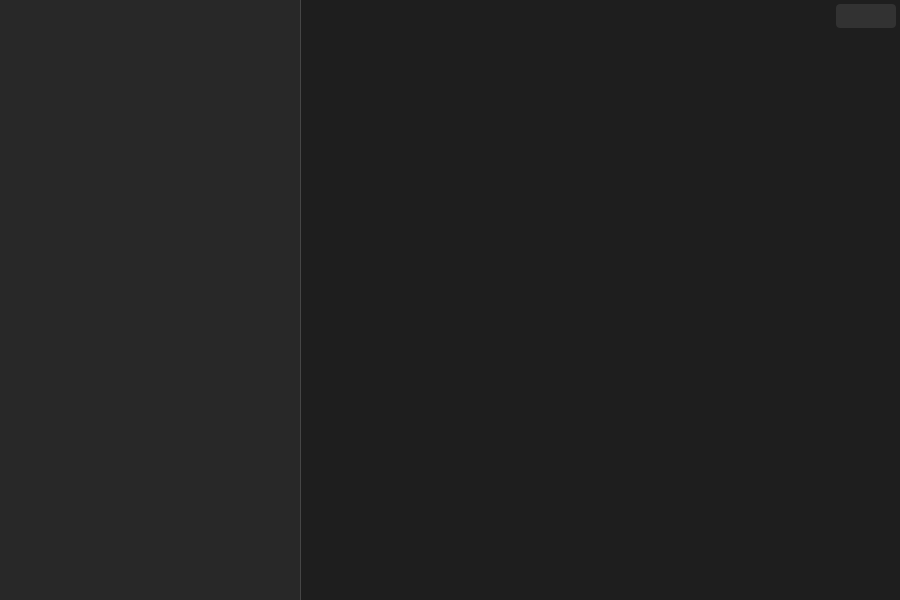
<?xml version="1.0" encoding="UTF-8"?>
<ui version="4.0">
 <class>VaultEntryWindow</class>
 <widget class="QMainWindow" name="VaultEntryWindow">
  <property name="geometry">
   <rect>
    <x>0</x>
    <y>0</y>
    <width>900</width>
    <height>600</height>
   </rect>
  </property>
  <property name="windowTitle">
   <string>MainWindow</string>
  </property>
  <property name="styleSheet">
   <string notr="true">QMainWindow{
	background: rgb(30, 30, 30);
}

QWidget{
	color: rgb(244, 244, 244);
	font: 12pt &quot;Arial&quot;;
}

QListWidget{
	background: rgb(40, 40, 40);
	max-width: 300px;
	min-width: 300px;
	border:0px;
}

/* button */
#CloseButton{
	border: 0px;
	border-radius: 4px;
	background: rgb(50, 50, 50);
	max-width: 60px;
	min-width: 60px;
	max-height: 24px;
	min-height: 24px;
}#CloseButton:hover{
	background: rgb(255, 55, 55);
}#CloseButton::pressed{
	background: rgb(30, 30, 30);
}

#VersionLabel{
	font: 10pt;
	color: rgb(150, 150, 150);
	padding-right: 2px;
	padding-bottom: 2px;
}

#line{
	background: rgb(70, 70, 70);
	border: 0px;
	max-width:1px;
	min-width:1px;
}

#MainLabel{
	font: 20pt;
}


</string>
  </property>
  <widget class="QWidget" name="centralwidget">
   <layout class="QGridLayout" name="gridLayout">
    <property name="leftMargin">
     <number>0</number>
    </property>
    <property name="topMargin">
     <number>0</number>
    </property>
    <property name="rightMargin">
     <number>0</number>
    </property>
    <property name="bottomMargin">
     <number>0</number>
    </property>
    <property name="spacing">
     <number>0</number>
    </property>
    <item row="1" column="3">
     <layout class="QGridLayout" name="gridLayout_3">
      <property name="leftMargin">
       <number>4</number>
      </property>
      <property name="topMargin">
       <number>4</number>
      </property>
      <property name="rightMargin">
       <number>4</number>
      </property>
      <property name="bottomMargin">
       <number>4</number>
      </property>
      <item row="0" column="1" alignment="Qt::AlignmentFlag::AlignRight">
       <widget class="QPushButton" name="CloseButton">
        <property name="text">
         <string/>
        </property>
        <property name="icon">
         <iconset resource="../../asset/resource.qrc">
          <normaloff>:/icons/close.png</normaloff>:/icons/close.png</iconset>
        </property>
        <property name="iconSize">
         <size>
          <width>16</width>
          <height>16</height>
         </size>
        </property>
       </widget>
      </item>
      <item row="0" column="0">
       <spacer name="horizontalSpacer">
        <property name="orientation">
         <enum>Qt::Orientation::Horizontal</enum>
        </property>
        <property name="sizeHint" stdset="0">
         <size>
          <width>40</width>
          <height>20</height>
         </size>
        </property>
       </spacer>
      </item>
     </layout>
    </item>
    <item row="0" column="0" rowspan="3">
     <widget class="VaultListWidget" name="vaultListWidget">
      <property name="focusPolicy">
       <enum>Qt::FocusPolicy::NoFocus</enum>
      </property>
     </widget>
    </item>
    <item row="0" column="1" rowspan="3">
     <widget class="Line" name="line">
      <property name="orientation">
       <enum>Qt::Orientation::Vertical</enum>
      </property>
     </widget>
    </item>
    <item row="2" column="3">
     <widget class="QStackedWidget" name="stackedWidget">
      <property name="sizePolicy">
       <sizepolicy hsizetype="Expanding" vsizetype="Expanding">
        <horstretch>0</horstretch>
        <verstretch>0</verstretch>
       </sizepolicy>
      </property>
      <property name="currentIndex">
       <number>-1</number>
      </property>
     </widget>
    </item>
   </layout>
  </widget>
 </widget>
 <customwidgets>
  <customwidget>
   <class>VaultListWidget</class>
   <extends>QListWidget</extends>
   <header>src/widgets/VaultListWidget.hpp</header>
  </customwidget>
 </customwidgets>
 <resources>
  <include location="../../asset/resource.qrc"/>
 </resources>
 <connections/>
</ui>
